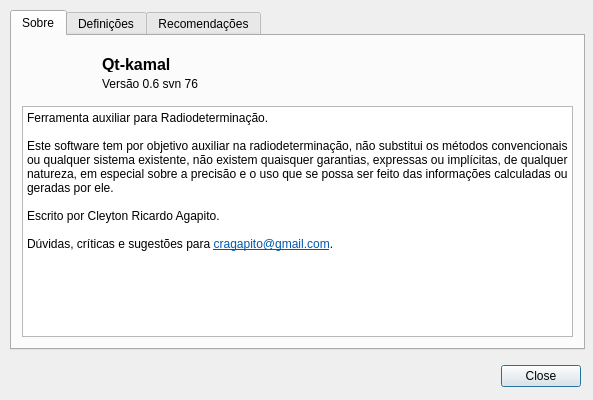
<?xml version="1.0" encoding="UTF-8"?>
<ui version="4.0">
 <class>aboutDialog</class>
 <widget class="QDialog" name="aboutDialog">
  <property name="geometry">
   <rect>
    <x>0</x>
    <y>0</y>
    <width>593</width>
    <height>400</height>
   </rect>
  </property>
  <property name="sizePolicy">
   <sizepolicy hsizetype="Fixed" vsizetype="Fixed">
    <horstretch>0</horstretch>
    <verstretch>0</verstretch>
   </sizepolicy>
  </property>
  <property name="minimumSize">
   <size>
    <width>593</width>
    <height>400</height>
   </size>
  </property>
  <property name="maximumSize">
   <size>
    <width>593</width>
    <height>400</height>
   </size>
  </property>
  <property name="windowTitle">
   <string>Dialog</string>
  </property>
  <widget class="QDialogButtonBox" name="buttonBox">
   <property name="geometry">
    <rect>
     <x>500</x>
     <y>360</y>
     <width>81</width>
     <height>32</height>
    </rect>
   </property>
   <property name="orientation">
    <enum>Qt::Horizontal</enum>
   </property>
   <property name="standardButtons">
    <set>QDialogButtonBox::Close</set>
   </property>
  </widget>
  <widget class="QTabWidget" name="tabWidget">
   <property name="geometry">
    <rect>
     <x>10</x>
     <y>10</y>
     <width>575</width>
     <height>340</height>
    </rect>
   </property>
   <property name="currentIndex">
    <number>0</number>
   </property>
   <widget class="QWidget" name="tab">
    <attribute name="title">
     <string>Sobre</string>
    </attribute>
    <widget class="QLabel" name="iconPreview">
     <property name="geometry">
      <rect>
       <x>10</x>
       <y>10</y>
       <width>51</width>
       <height>51</height>
      </rect>
     </property>
     <property name="sizePolicy">
      <sizepolicy hsizetype="Fixed" vsizetype="Fixed">
       <horstretch>0</horstretch>
       <verstretch>0</verstretch>
      </sizepolicy>
     </property>
     <property name="text">
      <string/>
     </property>
     <property name="pixmap">
      <pixmap resource="../res.qrc">:/icon/res/Earth-Scan-icon.png</pixmap>
     </property>
     <property name="scaledContents">
      <bool>true</bool>
     </property>
    </widget>
    <widget class="QLabel" name="label">
     <property name="geometry">
      <rect>
       <x>90</x>
       <y>20</y>
       <width>361</width>
       <height>16</height>
      </rect>
     </property>
     <property name="font">
      <font>
       <pointsize>12</pointsize>
       <weight>75</weight>
       <bold>true</bold>
      </font>
     </property>
     <property name="text">
      <string>Qt-kamal</string>
     </property>
    </widget>
    <widget class="QTextBrowser" name="textBrowser_2">
     <property name="geometry">
      <rect>
       <x>10</x>
       <y>70</y>
       <width>551</width>
       <height>231</height>
      </rect>
     </property>
     <property name="focusPolicy">
      <enum>Qt::NoFocus</enum>
     </property>
     <property name="html">
      <string>&lt;!DOCTYPE HTML PUBLIC &quot;-//W3C//DTD HTML 4.0//EN&quot; &quot;http://www.w3.org/TR/REC-html40/strict.dtd&quot;&gt;
&lt;html&gt;&lt;head&gt;&lt;meta name=&quot;qrichtext&quot; content=&quot;1&quot; /&gt;&lt;style type=&quot;text/css&quot;&gt;
p, li { white-space: pre-wrap; }
&lt;/style&gt;&lt;/head&gt;&lt;body style=&quot; font-family:'Sans Serif'; font-size:9pt; font-weight:400; font-style:normal;&quot;&gt;
&lt;p style=&quot; margin-top:0px; margin-bottom:0px; margin-left:0px; margin-right:0px; -qt-block-indent:0; text-indent:0px;&quot;&gt;&lt;span style=&quot; font-family:'Sans Serif';&quot;&gt;Ferramenta auxiliar para Radiodeterminação.&lt;/span&gt;&lt;/p&gt;
&lt;p style=&quot;-qt-paragraph-type:empty; margin-top:0px; margin-bottom:0px; margin-left:0px; margin-right:0px; -qt-block-indent:0; text-indent:0px; font-family:'Sans Serif';&quot;&gt;&lt;br /&gt;&lt;/p&gt;
&lt;p style=&quot; margin-top:0px; margin-bottom:0px; margin-left:0px; margin-right:0px; -qt-block-indent:0; text-indent:0px;&quot;&gt;&lt;span style=&quot; font-family:'Sans Serif';&quot;&gt;Este software tem por objetivo auxiliar na radiodeterminação, não substitui os métodos convencionais ou qualquer sistema existente, não existem quaisquer garantias, expressas ou implícitas, de qualquer natureza, em especial sobre a precisão e o uso que se possa ser feito das informações calculadas ou geradas por ele.&lt;/span&gt;&lt;/p&gt;
&lt;p style=&quot;-qt-paragraph-type:empty; margin-top:0px; margin-bottom:0px; margin-left:0px; margin-right:0px; -qt-block-indent:0; text-indent:0px; font-family:'Sans Serif';&quot;&gt;&lt;br /&gt;&lt;/p&gt;
&lt;p style=&quot; margin-top:0px; margin-bottom:0px; margin-left:0px; margin-right:0px; -qt-block-indent:0; text-indent:0px;&quot;&gt;&lt;span style=&quot; font-family:'Sans Serif';&quot;&gt;Escrito por Cleyton Ricardo Agapito.&lt;/span&gt;&lt;/p&gt;
&lt;p style=&quot;-qt-paragraph-type:empty; margin-top:0px; margin-bottom:0px; margin-left:0px; margin-right:0px; -qt-block-indent:0; text-indent:0px; font-family:'Sans Serif';&quot;&gt;&lt;br /&gt;&lt;/p&gt;
&lt;p style=&quot; margin-top:0px; margin-bottom:0px; margin-left:0px; margin-right:0px; -qt-block-indent:0; text-indent:0px;&quot;&gt;&lt;span style=&quot; font-family:'Sans Serif';&quot;&gt;Dúvidas, críticas e sugestões para &lt;/span&gt;&lt;a href=&quot;maito:cragapito@gmail.com&quot;&gt;&lt;span style=&quot; font-family:'Sans Serif'; text-decoration: underline; color:#0057ae;&quot;&gt;cragapito@gmail.com&lt;/span&gt;&lt;/a&gt;&lt;span style=&quot; font-family:'Sans Serif';&quot;&gt;.&lt;/span&gt;&lt;/p&gt;&lt;/body&gt;&lt;/html&gt;</string>
     </property>
     <property name="openExternalLinks">
      <bool>true</bool>
     </property>
    </widget>
    <widget class="QLabel" name="label_2">
     <property name="geometry">
      <rect>
       <x>90</x>
       <y>40</y>
       <width>271</width>
       <height>16</height>
      </rect>
     </property>
     <property name="text">
      <string>Versão 0.6 svn 76</string>
     </property>
    </widget>
   </widget>
   <widget class="QWidget" name="tab_2">
    <attribute name="title">
     <string>Definições</string>
    </attribute>
    <widget class="QTextBrowser" name="textBrowser">
     <property name="geometry">
      <rect>
       <x>10</x>
       <y>10</y>
       <width>551</width>
       <height>291</height>
      </rect>
     </property>
     <property name="focusPolicy">
      <enum>Qt::NoFocus</enum>
     </property>
     <property name="autoFillBackground">
      <bool>false</bool>
     </property>
     <property name="frameShape">
      <enum>QFrame::StyledPanel</enum>
     </property>
     <property name="html">
      <string>&lt;!DOCTYPE HTML PUBLIC &quot;-//W3C//DTD HTML 4.0//EN&quot; &quot;http://www.w3.org/TR/REC-html40/strict.dtd&quot;&gt;
&lt;html&gt;&lt;head&gt;&lt;meta name=&quot;qrichtext&quot; content=&quot;1&quot; /&gt;&lt;style type=&quot;text/css&quot;&gt;
p, li { white-space: pre-wrap; }
&lt;/style&gt;&lt;/head&gt;&lt;body style=&quot; font-family:'Sans Serif'; font-size:9pt; font-weight:400; font-style:normal;&quot;&gt;
&lt;p style=&quot; margin-top:0px; margin-bottom:0px; margin-left:0px; margin-right:0px; -qt-block-indent:0; text-indent:0px;&quot;&gt;&lt;span style=&quot; font-family:'Sans Serif'; font-weight:600;&quot;&gt;kamal&lt;/span&gt;&lt;span style=&quot; font-family:'Sans Serif';&quot;&gt; foi inspirado em um instrumento rústico de navegação utilizado pelos árabes no final do século IX, trata-se de uma corda com nós presa a um retângulo de madeira. Maiores informações em &lt;/span&gt;&lt;a href=&quot;http://en.wikipedia.org/wiki/Kamal_(navigation)&quot;&gt;&lt;span style=&quot; font-family:'Sans Serif'; text-decoration: underline; color:#0057ae;&quot;&gt;http://en.wikipedia.org/wiki/Kamal_(navigation)&lt;/span&gt;&lt;/a&gt;&lt;/p&gt;
&lt;p style=&quot;-qt-paragraph-type:empty; margin-top:0px; margin-bottom:0px; margin-left:0px; margin-right:0px; -qt-block-indent:0; text-indent:0px; font-family:'Sans Serif'; text-decoration: underline; color:#0057ae;&quot;&gt;&lt;br /&gt;&lt;/p&gt;
&lt;p style=&quot; margin-top:0px; margin-bottom:0px; margin-left:0px; margin-right:0px; -qt-block-indent:0; text-indent:0px;&quot;&gt;&lt;span style=&quot; font-family:'Sans Serif'; font-weight:600;&quot;&gt;Qt&lt;/span&gt;&lt;span style=&quot; font-family:'Sans Serif';&quot;&gt; é uma tecnologia de desenvolvimento de interfaces gráficas desenvolvidas pela Trooltech, tadicionalmente programas que usam esta tecnologia mantém este prefixo. Maiores informações em &lt;/span&gt;&lt;a href=&quot;http://qt-project.org/&quot;&gt;&lt;span style=&quot; font-family:'Sans Serif'; text-decoration: underline; color:#0057ae;&quot;&gt;http://qt-project.org/&lt;/span&gt;&lt;/a&gt;&lt;/p&gt;
&lt;p style=&quot;-qt-paragraph-type:empty; margin-top:0px; margin-bottom:0px; margin-left:0px; margin-right:0px; -qt-block-indent:0; text-indent:0px; font-family:'Sans Serif';&quot;&gt;&lt;br /&gt;&lt;/p&gt;
&lt;p style=&quot; margin-top:0px; margin-bottom:0px; margin-left:0px; margin-right:0px; -qt-block-indent:0; text-indent:0px;&quot;&gt;&lt;span style=&quot; font-family:'Sans Serif'; font-weight:600;&quot;&gt;KML&lt;/span&gt;&lt;span style=&quot; font-family:'Sans Serif';&quot;&gt; é um padrão oficialmente conhecido como OpenGIS® KML Encoding Standard (OGC KML), mantido pelo Open Geospatial Consortium, Inc. (OGC), a especificação completa pode ser obtida em &lt;/span&gt;&lt;a href=&quot;http://www.opengeospatial.org/standards/kml&quot;&gt;&lt;span style=&quot; font-family:'Sans Serif'; text-decoration: underline; color:#0057ae;&quot;&gt;http://www.opengeospatial.org/standards/kml&lt;/span&gt;&lt;/a&gt;&lt;span style=&quot; font-family:'Sans Serif';&quot;&gt;, o schema XML completo pode ser obtido em &lt;/span&gt;&lt;a href=&quot;http://schemas.opengis.net/kml&quot;&gt;&lt;span style=&quot; font-family:'Sans Serif'; text-decoration: underline; color:#0057ae;&quot;&gt;http://schemas.opengis.net/kml&lt;/span&gt;&lt;/a&gt;&lt;span style=&quot; font-family:'Sans Serif';&quot;&gt;. &lt;/span&gt;&lt;/p&gt;
&lt;p style=&quot;-qt-paragraph-type:empty; margin-top:0px; margin-bottom:0px; margin-left:0px; margin-right:0px; -qt-block-indent:0; text-indent:0px; font-family:'Sans Serif';&quot;&gt;&lt;br /&gt;&lt;/p&gt;
&lt;p style=&quot;-qt-paragraph-type:empty; margin-top:0px; margin-bottom:0px; margin-left:0px; margin-right:0px; -qt-block-indent:0; text-indent:0px; font-family:'Sans Serif';&quot;&gt;&lt;br /&gt;&lt;/p&gt;&lt;/body&gt;&lt;/html&gt;</string>
     </property>
     <property name="openExternalLinks">
      <bool>true</bool>
     </property>
    </widget>
   </widget>
   <widget class="QWidget" name="tab_3">
    <attribute name="title">
     <string>Recomendações</string>
    </attribute>
    <widget class="QTextBrowser" name="textBrowser_3">
     <property name="geometry">
      <rect>
       <x>10</x>
       <y>10</y>
       <width>551</width>
       <height>291</height>
      </rect>
     </property>
     <property name="focusPolicy">
      <enum>Qt::NoFocus</enum>
     </property>
     <property name="html">
      <string>&lt;!DOCTYPE HTML PUBLIC &quot;-//W3C//DTD HTML 4.0//EN&quot; &quot;http://www.w3.org/TR/REC-html40/strict.dtd&quot;&gt;
&lt;html&gt;&lt;head&gt;&lt;meta name=&quot;qrichtext&quot; content=&quot;1&quot; /&gt;&lt;style type=&quot;text/css&quot;&gt;
p, li { white-space: pre-wrap; }
&lt;/style&gt;&lt;/head&gt;&lt;body style=&quot; font-family:'Sans Serif'; font-size:9pt; font-weight:400; font-style:normal;&quot;&gt;
&lt;p style=&quot; margin-top:0px; margin-bottom:0px; margin-left:0px; margin-right:0px; -qt-block-indent:0; text-indent:0px;&quot;&gt;&lt;span style=&quot; font-family:'Sans Serif';&quot;&gt;As fórmulas utilizadas baseiam-se na aproximacao esférica da terra com raio de 6.378,137 km (padrão WGS-84) ignorando distorções da geóide, erro típico do método na ordem de 0,3%.&lt;/span&gt;&lt;/p&gt;
&lt;p style=&quot;-qt-paragraph-type:empty; margin-top:0px; margin-bottom:0px; margin-left:0px; margin-right:0px; -qt-block-indent:0; text-indent:0px; font-family:'Sans Serif';&quot;&gt;&lt;br /&gt;&lt;/p&gt;
&lt;p style=&quot; margin-top:0px; margin-bottom:0px; margin-left:0px; margin-right:0px; -qt-block-indent:0; text-indent:0px;&quot;&gt;&lt;span style=&quot; font-family:'Sans Serif';&quot;&gt;A interface foi desenhada visando a agilidade na entrada e transformação de dados, as alterações são imediatamente escritas no arquivo, mas existe uma pequena possibilidade de &lt;/span&gt;&lt;span style=&quot; font-family:'Sans Serif'; font-weight:600;&quot;&gt;perda de dados&lt;/span&gt;&lt;span style=&quot; font-family:'Sans Serif';&quot;&gt;, portanto &lt;/span&gt;&lt;span style=&quot; font-family:'Sans Serif'; font-weight:600;&quot;&gt;não esqueça&lt;/span&gt;&lt;span style=&quot; font-family:'Sans Serif';&quot;&gt; de fazer uma cópia de segurança do arquivo original.&lt;/span&gt;&lt;/p&gt;
&lt;p style=&quot;-qt-paragraph-type:empty; margin-top:0px; margin-bottom:0px; margin-left:0px; margin-right:0px; -qt-block-indent:0; text-indent:0px; font-family:'Sans Serif';&quot;&gt;&lt;br /&gt;&lt;/p&gt;
&lt;p style=&quot; margin-top:0px; margin-bottom:0px; margin-left:0px; margin-right:0px; -qt-block-indent:0; text-indent:0px;&quot;&gt;&lt;span style=&quot; font-family:'Sans Serif';&quot;&gt;Caso seja inserido algum elemento pelos botões que contém um &amp;quot;+&amp;quot; sem carregar nenhum arquivo antes, será apresentado um diálogo solicitando o nome do arquivo de destino, que pode conter a extensão do formato de saída desejado, ou apenas o nome para a geração do formato padrão.&lt;/span&gt;&lt;/p&gt;
&lt;p style=&quot;-qt-paragraph-type:empty; margin-top:0px; margin-bottom:0px; margin-left:0px; margin-right:0px; -qt-block-indent:0; text-indent:0px; font-family:'Sans Serif';&quot;&gt;&lt;br /&gt;&lt;/p&gt;
&lt;p style=&quot; margin-top:0px; margin-bottom:0px; margin-left:0px; margin-right:0px; -qt-block-indent:0; text-indent:0px;&quot;&gt;&lt;span style=&quot; font-family:'Sans Serif';&quot;&gt;Abrindo um arquivo após já ter aberto outro fará com que os dados do arquivo antigo fiquem desabilitados (em cinza), um duplo click o rehabilitará e trará os dados para o arquivo de trabalho atual. Os grupos (Ponto, Feixe e Área) tem um menu de contexto (botão direito) para limpar os dados antigos (limpa obsoletos). Caso não sejam rehabilitados, os dados antigos serão automaticamente excluídos.&lt;/span&gt;&lt;/p&gt;
&lt;p style=&quot;-qt-paragraph-type:empty; margin-top:0px; margin-bottom:0px; margin-left:0px; margin-right:0px; -qt-block-indent:0; text-indent:0px; font-family:'Sans Serif';&quot;&gt;&lt;br /&gt;&lt;/p&gt;
&lt;p style=&quot; margin-top:0px; margin-bottom:0px; margin-left:0px; margin-right:0px; -qt-block-indent:0; text-indent:0px;&quot;&gt;&lt;span style=&quot; font-family:'Sans Serif';&quot;&gt;Arquivos KML ou KMZ podem ser arrastados para a interface, para o executável ou serem indicados na linha de comando.&lt;/span&gt;&lt;/p&gt;
&lt;p style=&quot;-qt-paragraph-type:empty; margin-top:0px; margin-bottom:0px; margin-left:0px; margin-right:0px; -qt-block-indent:0; text-indent:0px; font-family:'Sans Serif';&quot;&gt;&lt;br /&gt;&lt;/p&gt;
&lt;p style=&quot; margin-top:0px; margin-bottom:0px; margin-left:0px; margin-right:0px; -qt-block-indent:0; text-indent:0px;&quot;&gt;&lt;span style=&quot; font-family:'Sans Serif';&quot;&gt;As alterações no arquivo são as mínimas possíveis, ele deve ser capaz de reconhecer ícones de &lt;/span&gt;&lt;span style=&quot; font-family:'Sans Serif'; font-weight:600;&quot;&gt;pontos&lt;/span&gt;&lt;span style=&quot; font-family:'Sans Serif';&quot;&gt; acrescentadas ou alteradas por um browser terrestre como o GoogleEarth®. Os itens podem ser promovidos e demovidos, ou seja, arrastados para outro grupo (Ponto, Feixe ou Área), e neste caso serão redefinidos para estilos pré-formatados. Podem também ser &lt;/span&gt;&lt;span style=&quot; font-family:'Sans Serif'; font-weight:600;&quot;&gt;copiados&lt;/span&gt;&lt;span style=&quot; font-family:'Sans Serif';&quot;&gt; segurando-se a tecla &amp;lt;Ctrl&amp;gt; enquando são arrastados.&lt;/span&gt;&lt;/p&gt;
&lt;p style=&quot;-qt-paragraph-type:empty; margin-top:0px; margin-bottom:0px; margin-left:0px; margin-right:0px; -qt-block-indent:0; text-indent:0px; font-family:'Sans Serif';&quot;&gt;&lt;br /&gt;&lt;/p&gt;
&lt;p style=&quot; margin-top:0px; margin-bottom:0px; margin-left:0px; margin-right:0px; -qt-block-indent:0; text-indent:0px;&quot;&gt;&lt;span style=&quot; font-family:'Sans Serif';&quot;&gt;Os itens de área são aproximações para polígonos e podem conter erros de posicionamento (quanto mais pontos, menores os erros). A definição do polígono é sempre recalculada, alterações feitas fora do programa serão sobreescritas.&lt;/span&gt;&lt;/p&gt;
&lt;p style=&quot;-qt-paragraph-type:empty; margin-top:0px; margin-bottom:0px; margin-left:0px; margin-right:0px; -qt-block-indent:0; text-indent:0px; font-family:'Sans Serif';&quot;&gt;&lt;br /&gt;&lt;/p&gt;&lt;/body&gt;&lt;/html&gt;</string>
     </property>
    </widget>
   </widget>
  </widget>
 </widget>
 <tabstops>
  <tabstop>tabWidget</tabstop>
  <tabstop>buttonBox</tabstop>
  <tabstop>textBrowser_2</tabstop>
  <tabstop>textBrowser</tabstop>
  <tabstop>textBrowser_3</tabstop>
 </tabstops>
 <resources>
  <include location="../res.qrc"/>
 </resources>
 <connections>
  <connection>
   <sender>buttonBox</sender>
   <signal>accepted()</signal>
   <receiver>aboutDialog</receiver>
   <slot>accept()</slot>
   <hints>
    <hint type="sourcelabel">
     <x>248</x>
     <y>254</y>
    </hint>
    <hint type="destinationlabel">
     <x>157</x>
     <y>274</y>
    </hint>
   </hints>
  </connection>
  <connection>
   <sender>buttonBox</sender>
   <signal>rejected()</signal>
   <receiver>aboutDialog</receiver>
   <slot>reject()</slot>
   <hints>
    <hint type="sourcelabel">
     <x>316</x>
     <y>260</y>
    </hint>
    <hint type="destinationlabel">
     <x>286</x>
     <y>274</y>
    </hint>
   </hints>
  </connection>
 </connections>
</ui>
